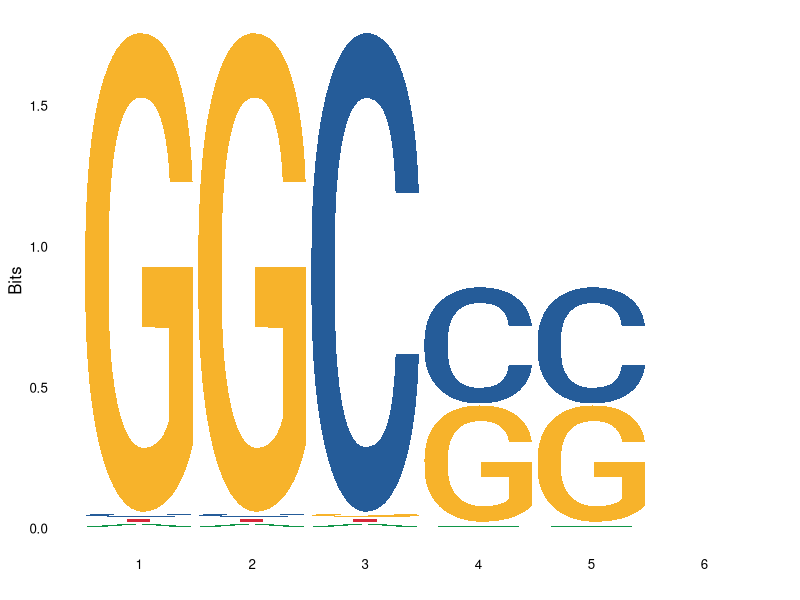
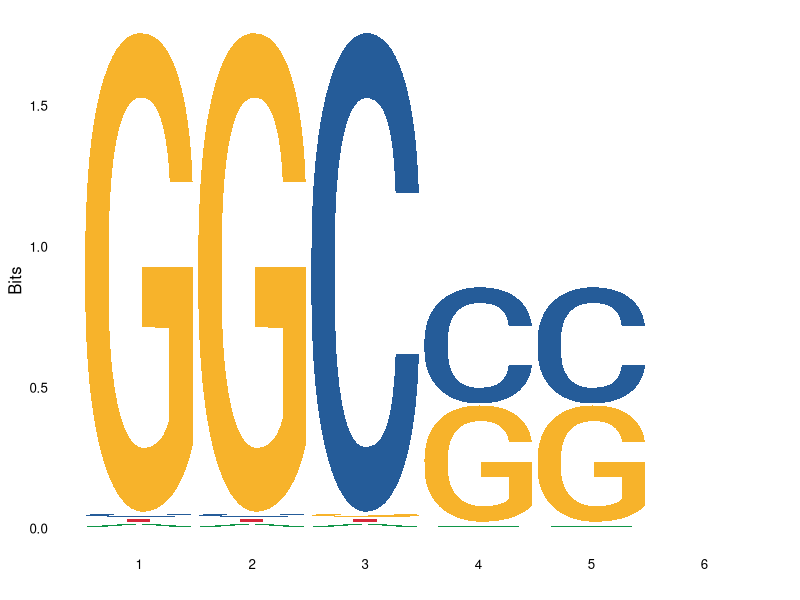

These charts were generated, in order, by the following R code: (Note: this script raises an error after producing the figures.)
install.packages("ggseqlogo")

library(ggseqlogo)
library(ggplot2)

#A C G T
data(ggseqlogo_sample)
pfm <- matrix(c(
  0.01	, 0.01	, 0.97	, 0.01
  , 0.01	, 0.01	, 0.97	, 0.01
  , 0.01	, 0.97	, 0.01	, 0.01
  , 0.01	, 0.48	, 0.48	, 0.01
  , 0.01	, 0.48	, 0.48	, 0.01
  , 0.25	, 0.25	, 0.25	, 0.25
), ncol = 4, byrow = TRUE)

pfm <- t(pfm)
rownames(pfm) <- c("A", "C", "G", "T")

seqlogo_obj <- ggseqlogo(pfm, method = "bits")

seqlogo_obj



pdf(file = "Smad1-5-8-Martin-Malpartida2017.pdf",   # The directory you want to save the file in
    width = 20, # The width of the plot in inches
    height = 5)

seqlogo_obj


dev.off()

------------------------------
seqlogo_obj + 
  scale_x_continuous(breaks = seq(1, ncol(pfm), by = 1)) +
  labs(x = "Position", y = "Frequency", title = "Custom DNA Binding Motif") +
  theme_bw()

pfm <- t(apply(pfm, 1, function(x) x / max(x)))

# Create the sequence logo
seqlogo_obj <- ggseqlogo(pfm, method = "probability")
pfm_normalized <- t(apply(pfm, 1, function(x) x / max(x)))

# Create the sequence logo
seqlogo_obj <- ggseqlogo(pfm_normalized, method = "probability")

# Create a data frame for the variable profile
variable_profile_df <- data.frame(Position = 1:ncol(pfm_normalized), Frequency = apply(pfm_normalized, 2, max))

# Create the variable profile plot
variable_profile_plot <- ggplot(variable_profile_df, aes(x = Position, y = Frequency)) +
  geom_bar(stat = "identity", fill = "blue") +
  labs(x = "Position", y = "Normalized Frequency", title = "Custom DNA Binding Motif") +
  theme_void()

# Combine the sequence logo and variable profile using cowplot
library(cowplot)

combined_plot <- plot_grid(seqlogo_obj, variable_profile_plot, nrow = 1, labels = c("A", "B"))

print(combined_plot)
